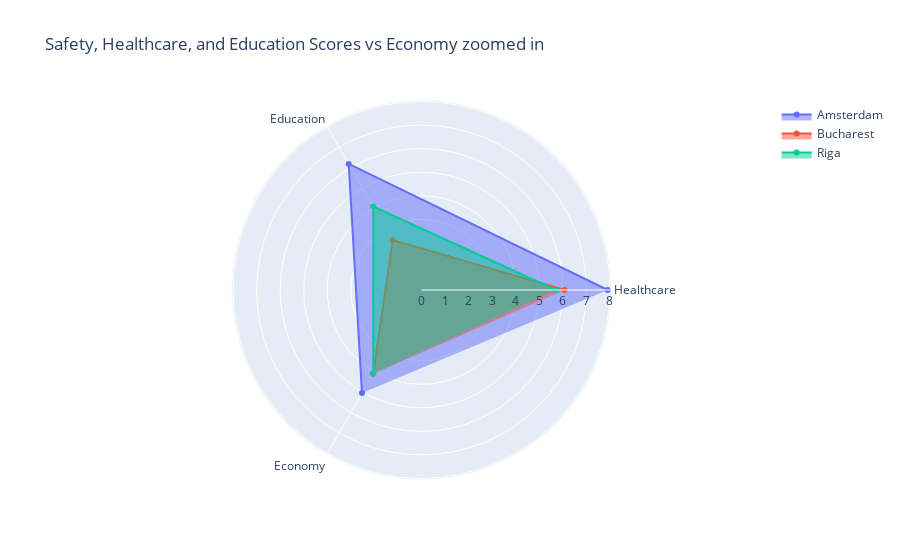

Notebook code for this chart:
### Code cell
subset_df = ua_scores_df[ua_scores_df['ua_name'].isin(['Bucharest', 'Riga', 'Amsterdam'])]

# Radar chart
fig_radar = go.Figure()

for _, row in subset_df.iterrows():
    fig_radar.add_trace(go.Scatterpolar(
        r=[row['healthcare'], row['education'], row['economy']],
        theta=['Healthcare', 'Education', 'Economy'],
        fill='toself',
        name=row['ua_name']
    ))

fig_radar.update_layout(
    polar=dict(
        radialaxis=dict(visible=True)
    ),
    title='Safety, Healthcare, and Education Scores vs Economy zoomed in'
)

fig_radar.show()

### Figure 1 — Plotly figure (JSON) as saved in the notebook; plotly's stock layout.template omitted (floating-point values rounded to 4 significant figures)
{"data": [{"fill": "toself", "name": "Amsterdam", "r": [7.907, 6.18, 5.053], "theta": ["Healthcare", "Education", "Economy"], "type": "scatterpolar"}, {"fill": "toself", "name": "Bucharest", "r": [6.075, 2.447, 4.103], "theta": ["Healthcare", "Education", "Economy"], "type": "scatterpolar"}, {"fill": "toself", "name": "Riga", "r": [5.71, 4.091, 4.095], "theta": ["Healthcare", "Education", "Economy"], "type": "scatterpolar"}], "layout": {"polar": {"radialaxis": {"visible": true}}, "title": {"text": "Safety, Healthcare, and Education Scores vs Economy zoomed in"}}}
